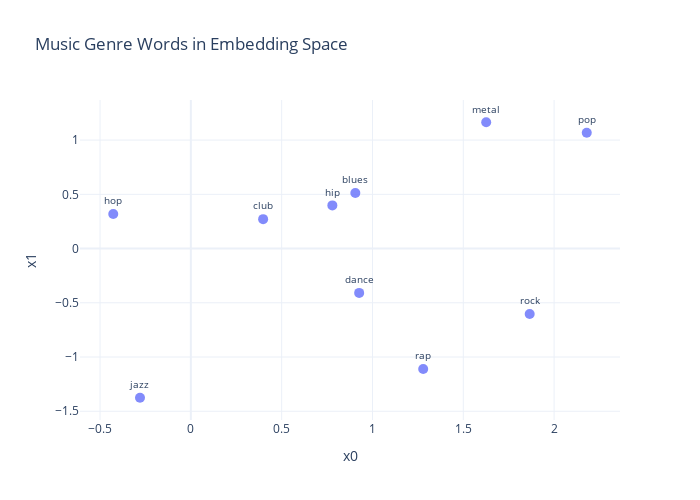

Write notebook code for a chart like this one.
### Markdown cell above
Then lets examine if embedding distances reflect meaningful genre relationships.

### Code cell
words = ['rock', 'pop', 'hip', 'hop', 'rap', 'dance', 'club', 'metal', 'jazz', 'blues']
# Filter for words
cluster_df = embedding_df[embedding_df['word'].isin(words)].copy()

if len(cluster_df) < len(words):
    missing = set(words) - set(cluster_df['word'].values)
    print(f"Warning: Some words not found in vocabulary: {missing}")

fig = px.scatter(
    cluster_df,
    x='x0', 
    y='x1',
    text='word',
    hover_name='word',
    title="Music Genre Words in Embedding Space",
    labels={'x': 'PC1', 'y': 'PC2'},
    height=500,
    width=700
)

fig.update_traces(
    marker=dict(size=10, opacity=0.8),
    textposition='top center',
    textfont=dict(size=10)
)

fig.show()

### Figure 1 — Plotly figure (JSON) as saved in the notebook; plotly's stock layout.template omitted (floating-point values rounded to 4 significant figures)
{"data": [{"hovertemplate": "<b>%{hovertext}</b><br><br>x0=%{x}<br>x1=%{y}<br>word=%{text}<extra></extra>", "hovertext": ["club", "rock", "dance", "metal", "pop", "jazz", "hip", "blues", "hop", "rap"], "legendgroup": "", "marker": {"color": "#636efa", "opacity": 0.8, "size": 10, "symbol": "circle"}, "mode": "markers+text", "name": "", "orientation": "v", "showlegend": false, "text": ["club", "rock", "dance", "metal", "pop", "jazz", "hip", "blues", "hop", "rap"], "textfont": {"size": 10}, "textposition": "top center", "type": "scatter", "x": [0.398, 1.866, 0.9267, 1.626, 2.18, -0.28, 0.7791, 0.9057, -0.4272, 1.279], "xaxis": "x", "y": [0.2712, -0.6032, -0.409, 1.164, 1.068, -1.376, 0.398, 0.5116, 0.3183, -1.111], "yaxis": "y"}], "layout": {"height": 500, "legend": {"tracegroupgap": 0}, "title": {"text": "Music Genre Words in Embedding Space"}, "width": 700, "xaxis": {"anchor": "y", "domain": [0, 1], "title": {"text": "x0"}}, "yaxis": {"anchor": "x", "domain": [0, 1], "title": {"text": "x1"}}}}
